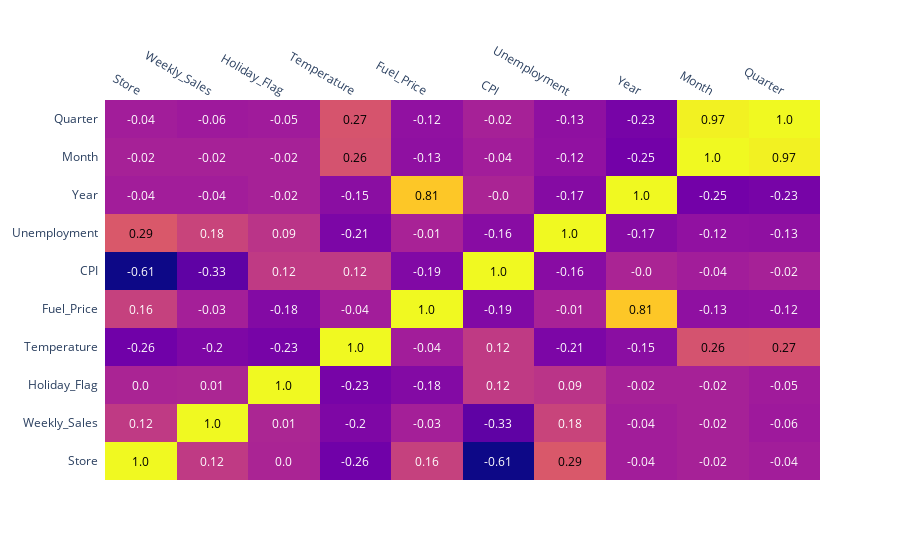

Notebook code cell kept with this figure:
### Code cell
# Correlation matrix
corr_matrix = dataset.corr(numeric_only=True).round(2)

import plotly.figure_factory as ff

fig3 = ff.create_annotated_heatmap(corr_matrix.values,
                                  x = corr_matrix.columns.tolist(),
                                  y = corr_matrix.index.tolist())


fig3.show()
fig3.write_image("graphics/Feature_correlations.png")

### Figure 1 — Plotly figure (JSON) as saved in the notebook; plotly's stock layout.template omitted (floating-point values rounded to 4 significant figures)
{"data": [{"colorscale": [[0, "#0d0887"], [0.1111, "#46039f"], [0.2222, "#7201a8"], [0.3333, "#9c179e"], [0.4444, "#bd3786"], [0.5556, "#d8576b"], [0.6667, "#ed7953"], [0.7778, "#fb9f3a"], [0.8889, "#fdca26"], [1, "#f0f921"]], "reversescale": false, "showscale": false, "type": "heatmap", "x": ["Store", "Weekly_Sales", "Holiday_Flag", "Temperature", "Fuel_Price", "CPI", "Unemployment", "Year", "Month", "Quarter"], "y": ["Store", "Weekly_Sales", "Holiday_Flag", "Temperature", "Fuel_Price", "CPI", "Unemployment", "Year", "Month", "Quarter"], "z": [[1, 0.12, 0, -0.26, 0.16, -0.61, 0.29, -0.04, -0.02, -0.04], [0.12, 1, 0.01, -0.2, -0.03, -0.33, 0.18, -0.04, -0.02, -0.06], [0, 0.01, 1, -0.23, -0.18, 0.12, 0.09, -0.02, -0.02, -0.05], [-0.26, -0.2, -0.23, 1, -0.04, 0.12, -0.21, -0.15, 0.26, 0.27], [0.16, -0.03, -0.18, -0.04, 1, -0.19, -0.01, 0.81, -0.13, -0.12], [-0.61, -0.33, 0.12, 0.12, -0.19, 1, -0.16, 0, -0.04, -0.02], [0.29, 0.18, 0.09, -0.21, -0.01, -0.16, 1, -0.17, -0.12, -0.13], [-0.04, -0.04, -0.02, -0.15, 0.81, 0, -0.17, 1, -0.25, -0.23], [-0.02, -0.02, -0.02, 0.26, -0.13, -0.04, -0.12, -0.25, 1, 0.97], [-0.04, -0.06, -0.05, 0.27, -0.12, -0.02, -0.13, -0.23, 0.97, 1]]}], "layout": {"annotations": [{"font": {"color": "#000000"}, "showarrow": false, "text": "1.0", "x": "Store", "xref": "x", "y": "Store", "yref": "y"}, {"font": {"color": "#FFFFFF"}, "showarrow": false, "text": "0.12", "x": "Weekly_Sales", "xref": "x", "y": "Store", "yref": "y"}, {"font": {"color": "#FFFFFF"}, "showarrow": false, "text": "0.0", "x": "Holiday_Flag", "xref": "x", "y": "Store", "yref": "y"}, {"font": {"color": "#FFFFFF"}, "showarrow": false, "text": "-0.26", "x": "Temperature", "xref": "x", "y": "Store", "yref": "y"}, {"font": {"color": "#FFFFFF"}, "showarrow": false, "text": "0.16", "x": "Fuel_Price", "xref": "x", "y": "Store", "yref": "y"}, {"font": {"color": "#FFFFFF"}, "showarrow": false, "text": "-0.61", "x": "CPI", "xref": "x", "y": "Store", "yref": "y"}, {"font": {"color": "#000000"}, "showarrow": false, "text": "0.29", "x": "Unemployment", "xref": "x", "y": "Store", "yref": "y"}, {"font": {"color": "#FFFFFF"}, "showarrow": false, "text": "-0.04", "x": "Year", "xref": "x", "y": "Store", "yref": "y"}, {"font": {"color": "#FFFFFF"}, "showarrow": false, "text": "-0.02", "x": "Month", "xref": "x", "y": "Store", "yref": "y"}, {"font": {"color": "#FFFFFF"}, "showarrow": false, "text": "-0.04", "x": "Quarter", "xref": "x", "y": "Store", "yref": "y"}, {"font": {"color": "#FFFFFF"}, "showarrow": false, "text": "0.12", "x": "Store", "xref": "x", "y": "Weekly_Sales", "yref": "y"}, {"font": {"color": "#000000"}, "showarrow": false, "text": "1.0", "x": "Weekly_Sales", "xref": "x", "y": "Weekly_Sales", "yref": "y"}, {"font": {"color": "#FFFFFF"}, "showarrow": false, "text": "0.01", "x": "Holiday_Flag", "xref": "x", "y": "Weekly_Sales", "yref": "y"}, {"font": {"color": "#FFFFFF"}, "showarrow": false, "text": "-0.2", "x": "Temperature", "xref": "x", "y": "Weekly_Sales", "yref": "y"}, {"font": {"color": "#FFFFFF"}, "showarrow": false, "text": "-0.03", "x": "Fuel_Price", "xref": "x", "y": "Weekly_Sales", "yref": "y"}, {"font": {"color": "#FFFFFF"}, "showarrow": false, "text": "-0.33", "x": "CPI", "xref": "x", "y": "Weekly_Sales", "yref": "y"}, {"font": {"color": "#FFFFFF"}, "showarrow": false, "text": "0.18", "x": "Unemployment", "xref": "x", "y": "Weekly_Sales", "yref": "y"}, {"font": {"color": "#FFFFFF"}, "showarrow": false, "text": "-0.04", "x": "Year", "xref": "x", "y": "Weekly_Sales", "yref": "y"}, {"font": {"color": "#FFFFFF"}, "showarrow": false, "text": "-0.02", "x": "Month", "xref": "x", "y": "Weekly_Sales", "yref": "y"}, {"font": {"color": "#FFFFFF"}, "showarrow": false, "text": "-0.06", "x": "Quarter", "xref": "x", "y": "Weekly_Sales", "yref": "y"}, {"font": {"color": "#FFFFFF"}, "showarrow": false, "text": "0.0", "x": "Store", "xref": "x", "y": "Holiday_Flag", "yref": "y"}, {"font": {"color": "#FFFFFF"}, "showarrow": false, "text": "0.01", "x": "Weekly_Sales", "xref": "x", "y": "Holiday_Flag", "yref": "y"}, {"font": {"color": "#000000"}, "showarrow": false, "text": "1.0", "x": "Holiday_Flag", "xref": "x", "y": "Holiday_Flag", "yref": "y"}, {"font": {"color": "#FFFFFF"}, "showarrow": false, "text": "-0.23", "x": "Temperature", "xref": "x", "y": "Holiday_Flag", "yref": "y"}, {"font": {"color": "#FFFFFF"}, "showarrow": false, "text": "-0.18", "x": "Fuel_Price", "xref": "x", "y": "Holiday_Flag", "yref": "y"}, {"font": {"color": "#FFFFFF"}, "showarrow": false, "text": "0.12", "x": "CPI", "xref": "x", "y": "Holiday_Flag", "yref": "y"}, {"font": {"color": "#FFFFFF"}, "showarrow": false, "text": "0.09", "x": "Unemployment", "xref": "x", "y": "Holiday_Flag", "yref": "y"}, {"font": {"color": "#FFFFFF"}, "showarrow": false, "text": "-0.02", "x": "Year", "xref": "x", "y": "Holiday_Flag", "yref": "y"}, {"font": {"color": "#FFFFFF"}, "showarrow": false, "text": "-0.02", "x": "Month", "xref": "x", "y": "Holiday_Flag", "yref": "y"}, {"font": {"color": "#FFFFFF"}, "showarrow": false, "text": "-0.05", "x": "Quarter", "xref": "x", "y": "Holiday_Flag", "yref": "y"}, {"font": {"color": "#FFFFFF"}, "showarrow": false, "text": "-0.26", "x": "Store", "xref": "x", "y": "Temperature", "yref": "y"}, {"font": {"color": "#FFFFFF"}, "showarrow": false, "text": "-0.2", "x": "Weekly_Sales", "xref": "x", "y": "Temperature", "yref": "y"}, {"font": {"color": "#FFFFFF"}, "showarrow": false, "text": "-0.23", "x": "Holiday_Flag", "xref": "x", "y": "Temperature", "yref": "y"}, {"font": {"color": "#000000"}, "showarrow": false, "text": "1.0", "x": "Temperature", "xref": "x", "y": "Temperature", "yref": "y"}, {"font": {"color": "#FFFFFF"}, "showarrow": false, "text": "-0.04", "x": "Fuel_Price", "xref": "x", "y": "Temperature", "yref": "y"}, {"font": {"color": "#FFFFFF"}, "showarrow": false, "text": "0.12", "x": "CPI", "xref": "x", "y": "Temperature", "yref": "y"}, {"font": {"color": "#FFFFFF"}, "showarrow": false, "text": "-0.21", "x": "Unemployment", "xref": "x", "y": "Temperature", "yref": "y"}, {"font": {"color": "#FFFFFF"}, "showarrow": false, "text": "-0.15", "x": "Year", "xref": "x", "y": "Temperature", "yref": "y"}, {"font": {"color": "#000000"}, "showarrow": false, "text": "0.26", "x": "Month", "xref": "x", "y": "Temperature", "yref": "y"}, {"font": {"color": "#000000"}, "showarrow": false, "text": "0.27", "x": "Quarter", "xref": "x", "y": "Temperature", "yref": "y"}, {"font": {"color": "#FFFFFF"}, "showarrow": false, "text": "0.16", "x": "Store", "xref": "x", "y": "Fuel_Price", "yref": "y"}, {"font": {"color": "#FFFFFF"}, "showarrow": false, "text": "-0.03", "x": "Weekly_Sales", "xref": "x", "y": "Fuel_Price", "yref": "y"}, {"font": {"color": "#FFFFFF"}, "showarrow": false, "text": "-0.18", "x": "Holiday_Flag", "xref": "x", "y": "Fuel_Price", "yref": "y"}, {"font": {"color": "#FFFFFF"}, "showarrow": false, "text": "-0.04", "x": "Temperature", "xref": "x", "y": "Fuel_Price", "yref": "y"}, {"font": {"color": "#000000"}, "showarrow": false, "text": "1.0", "x": "Fuel_Price", "xref": "x", "y": "Fuel_Price", "yref": "y"}, {"font": {"color": "#FFFFFF"}, "showarrow": false, "text": "-0.19", "x": "CPI", "xref": "x", "y": "Fuel_Price", "yref": "y"}, {"font": {"color": "#FFFFFF"}, "showarrow": false, "text": "-0.01", "x": "Unemployment", "xref": "x", "y": "Fuel_Price", "yref": "y"}, {"font": {"color": "#000000"}, "showarrow": false, "text": "0.81", "x": "Year", "xref": "x", "y": "Fuel_Price", "yref": "y"}, {"font": {"color": "#FFFFFF"}, "showarrow": false, "text": "-0.13", "x": "Month", "xref": "x", "y": "Fuel_Price", "yref": "y"}, {"font": {"color": "#FFFFFF"}, "showarrow": false, "text": "-0.12", "x": "Quarter", "xref": "x", "y": "Fuel_Price", "yref": "y"}, {"font": {"color": "#FFFFFF"}, "showarrow": false, "text": "-0.61", "x": "Store", "xref": "x", "y": "CPI", "yref": "y"}, {"font": {"color": "#FFFFFF"}, "showarrow": false, "text": "-0.33", "x": "Weekly_Sales", "xref": "x", "y": "CPI", "yref": "y"}, {"font": {"color": "#FFFFFF"}, "showarrow": false, "text": "0.12", "x": "Holiday_Flag", "xref": "x", "y": "CPI", "yref": "y"}, {"font": {"color": "#FFFFFF"}, "showarrow": false, "text": "0.12", "x": "Temperature", "xref": "x", "y": "CPI", "yref": "y"}, {"font": {"color": "#FFFFFF"}, "showarrow": false, "text": "-0.19", "x": "Fuel_Price", "xref": "x", "y": "CPI", "yref": "y"}, {"font": {"color": "#000000"}, "showarrow": false, "text": "1.0", "x": "CPI", "xref": "x", "y": "CPI", "yref": "y"}, {"font": {"color": "#FFFFFF"}, "showarrow": false, "text": "-0.16", "x": "Unemployment", "xref": "x", "y": "CPI", "yref": "y"}, {"font": {"color": "#FFFFFF"}, "showarrow": false, "text": "-0.0", "x": "Year", "xref": "x", "y": "CPI", "yref": "y"}, {"font": {"color": "#FFFFFF"}, "showarrow": false, "text": "-0.04", "x": "Month", "xref": "x", "y": "CPI", "yref": "y"}, {"font": {"color": "#FFFFFF"}, "showarrow": false, "text": "-0.02", "x": "Quarter", "xref": "x", "y": "CPI", "yref": "y"}, {"font": {"color": "#000000"}, "showarrow": false, "text": "0.29", "x": "Store", "xref": "x", "y": "Unemployment", "yref": "y"}, {"font": {"color": "#FFFFFF"}, "showarrow": false, "text": "0.18", "x": "Weekly_Sales", "xref": "x", "y": "Unemployment", "yref": "y"}, {"font": {"color": "#FFFFFF"}, "showarrow": false, "text": "0.09", "x": "Holiday_Flag", "xref": "x", "y": "Unemployment", "yref": "y"}, {"font": {"color": "#FFFFFF"}, "showarrow": false, "text": "-0.21", "x": "Temperature", "xref": "x", "y": "Unemployment", "yref": "y"}, {"font": {"color": "#FFFFFF"}, "showarrow": false, "text": "-0.01", "x": "Fuel_Price", "xref": "x", "y": "Unemployment", "yref": "y"}, {"font": {"color": "#FFFFFF"}, "showarrow": false, "text": "-0.16", "x": "CPI", "xref": "x", "y": "Unemployment", "yref": "y"}, {"font": {"color": "#000000"}, "showarrow": false, "text": "1.0", "x": "Unemployment", "xref": "x", "y": "Unemployment", "yref": "y"}, {"font": {"color": "#FFFFFF"}, "showarrow": false, "text": "-0.17", "x": "Year", "xref": "x", "y": "Unemployment", "yref": "y"}, {"font": {"color": "#FFFFFF"}, "showarrow": false, "text": "-0.12", "x": "Month", "xref": "x", "y": "Unemployment", "yref": "y"}, {"font": {"color": "#FFFFFF"}, "showarrow": false, "text": "-0.13", "x": "Quarter", "xref": "x", "y": "Unemployment", "yref": "y"}, {"font": {"color": "#FFFFFF"}, "showarrow": false, "text": "-0.04", "x": "Store", "xref": "x", "y": "Year", "yref": "y"}, {"font": {"color": "#FFFFFF"}, "showarrow": false, "text": "-0.04", "x": "Weekly_Sales", "xref": "x", "y": "Year", "yref": "y"}, {"font": {"color": "#FFFFFF"}, "showarrow": false, "text": "-0.02", "x": "Holiday_Flag", "xref": "x", "y": "Year", "yref": "y"}, {"font": {"color": "#FFFFFF"}, "showarrow": false, "text": "-0.15", "x": "Temperature", "xref": "x", "y": "Year", "yref": "y"}, {"font": {"color": "#000000"}, "showarrow": false, "text": "0.81", "x": "Fuel_Price", "xref": "x", "y": "Year", "yref": "y"}, {"font": {"color": "#FFFFFF"}, "showarrow": false, "text": "-0.0", "x": "CPI", "xref": "x", "y": "Year", "yref": "y"}, {"font": {"color": "#FFFFFF"}, "showarrow": false, "text": "-0.17", "x": "Unemployment", "xref": "x", "y": "Year", "yref": "y"}, {"font": {"color": "#000000"}, "showarrow": false, "text": "1.0", "x": "Year", "xref": "x", "y": "Year", "yref": "y"}, {"font": {"color": "#FFFFFF"}, "showarrow": false, "text": "-0.25", "x": "Month", "xref": "x", "y": "Year", "yref": "y"}, {"font": {"color": "#FFFFFF"}, "showarrow": false, "text": "-0.23", "x": "Quarter", "xref": "x", "y": "Year", "yref": "y"}, {"font": {"color": "#FFFFFF"}, "showarrow": false, "text": "-0.02", "x": "Store", "xref": "x", "y": "Month", "yref": "y"}, {"font": {"color": "#FFFFFF"}, "showarrow": false, "text": "-0.02", "x": "Weekly_Sales", "xref": "x", "y": "Month", "yref": "y"}, {"font": {"color": "#FFFFFF"}, "showarrow": false, "text": "-0.02", "x": "Holiday_Flag", "xref": "x", "y": "Month", "yref": "y"}, {"font": {"color": "#000000"}, "showarrow": false, "text": "0.26", "x": "Temperature", "xref": "x", "y": "Month", "yref": "y"}, {"font": {"color": "#FFFFFF"}, "showarrow": false, "text": "-0.13", "x": "Fuel_Price", "xref": "x", "y": "Month", "yref": "y"}, {"font": {"color": "#FFFFFF"}, "showarrow": false, "text": "-0.04", "x": "CPI", "xref": "x", "y": "Month", "yref": "y"}, {"font": {"color": "#FFFFFF"}, "showarrow": false, "text": "-0.12", "x": "Unemployment", "xref": "x", "y": "Month", "yref": "y"}, {"font": {"color": "#FFFFFF"}, "showarrow": false, "text": "-0.25", "x": "Year", "xref": "x", "y": "Month", "yref": "y"}, {"font": {"color": "#000000"}, "showarrow": false, "text": "1.0", "x": "Month", "xref": "x", "y": "Month", "yref": "y"}, {"font": {"color": "#000000"}, "showarrow": false, "text": "0.97", "x": "Quarter", "xref": "x", "y": "Month", "yref": "y"}, {"font": {"color": "#FFFFFF"}, "showarrow": false, "text": "-0.04", "x": "Store", "xref": "x", "y": "Quarter", "yref": "y"}, {"font": {"color": "#FFFFFF"}, "showarrow": false, "text": "-0.06", "x": "Weekly_Sales", "xref": "x", "y": "Quarter", "yref": "y"}, {"font": {"color": "#FFFFFF"}, "showarrow": false, "text": "-0.05", "x": "Holiday_Flag", "xref": "x", "y": "Quarter", "yref": "y"}, {"font": {"color": "#000000"}, "showarrow": false, "text": "0.27", "x": "Temperature", "xref": "x", "y": "Quarter", "yref": "y"}, {"font": {"color": "#FFFFFF"}, "showarrow": false, "text": "-0.12", "x": "Fuel_Price", "xref": "x", "y": "Quarter", "yref": "y"}, {"font": {"color": "#FFFFFF"}, "showarrow": false, "text": "-0.02", "x": "CPI", "xref": "x", "y": "Quarter", "yref": "y"}, {"font": {"color": "#FFFFFF"}, "showarrow": false, "text": "-0.13", "x": "Unemployment", "xref": "x", "y": "Quarter", "yref": "y"}, {"font": {"color": "#FFFFFF"}, "showarrow": false, "text": "-0.23", "x": "Year", "xref": "x", "y": "Quarter", "yref": "y"}, {"font": {"color": "#000000"}, "showarrow": false, "text": "0.97", "x": "Month", "xref": "x", "y": "Quarter", "yref": "y"}, {"font": {"color": "#000000"}, "showarrow": false, "text": "1.0", "x": "Quarter", "xref": "x", "y": "Quarter", "yref": "y"}], "xaxis": {"dtick": 1, "gridcolor": "rgb(0, 0, 0)", "side": "top", "ticks": ""}, "yaxis": {"dtick": 1, "ticks": "", "ticksuffix": "  "}}}
